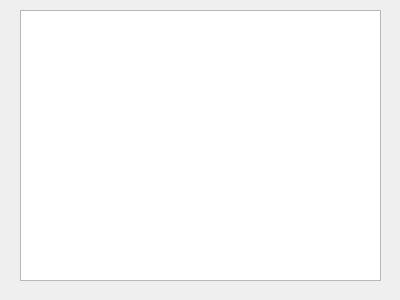
<?xml version="1.0" encoding="UTF-8"?>
<ui version="4.0">
 <class>Dialog</class>
 <widget class="QDialog" name="Dialog">
  <property name="geometry">
   <rect>
    <x>0</x>
    <y>0</y>
    <width>400</width>
    <height>300</height>
   </rect>
  </property>
  <property name="windowTitle">
   <string>Dialog</string>
  </property>
  <widget class="QListView" name="tableList">
   <property name="geometry">
    <rect>
     <x>20</x>
     <y>10</y>
     <width>361</width>
     <height>271</height>
    </rect>
   </property>
  </widget>
 </widget>
 <resources/>
 <connections/>
</ui>
